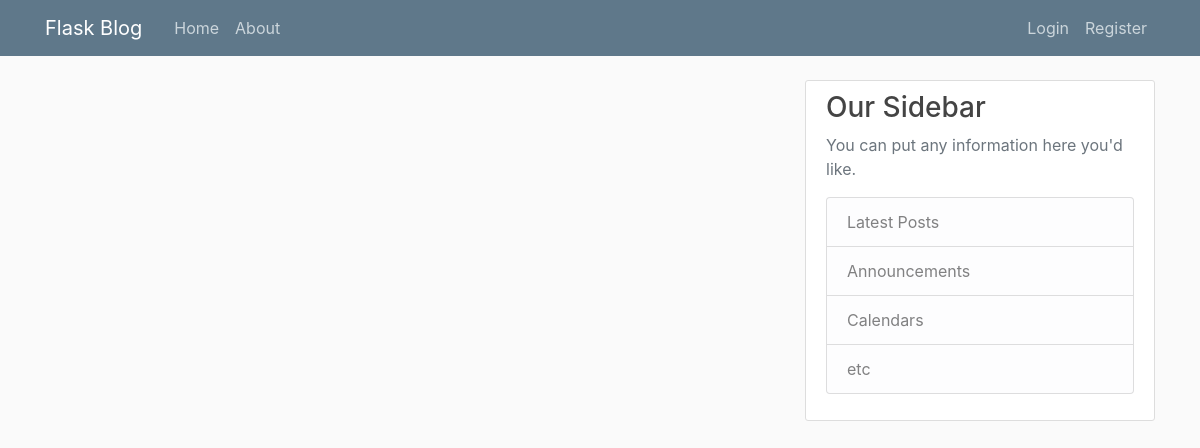
The app's page /home, older data.
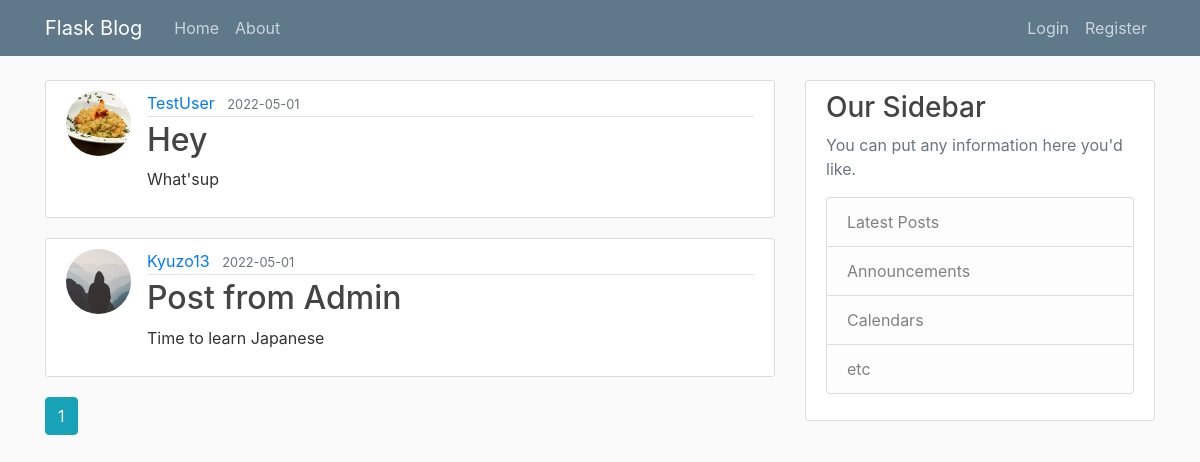
The same page, newer data.
### flashblog/models.py (models this page shows, shortened)
class Post(db.Model):
    id = db.Column(db.Integer, primary_key=True)
    title = db.Column( db.String(100), nullable=False)
    date_posted = db.Column(db.DateTime, nullable=False, default=datetime.utcnow)
    content = db.Column(db.Text, nullable=False)
    user_id = db.Column(db.Integer, db.ForeignKey('user.id'), nullable=False)

class User(db.Model, UserMixin):
    id = db.Column(db.Integer, primary_key=True)
    username = db.Column(db.String(20), unique=True, nullable=False)
    email = db.Column(db.String(120), unique=True, nullable=False)
    image_file = db.Column(db.String(20), nullable=False, default='default.jpg')
    password = db.Column(db.String(60), nullable=False)
    posts = db.relationship('Post', backref='author', lazy=True)

### flashblog/routes.py (the view)
@app.route("/")
@app.route("/home")
def home():
    page = request.args.get('page', 1, type=int)
    posts = Post.query.paginate(page=page, per_page=2)
    return render_template('home.html', posts=posts)

### flashblog/templates/home.html
{% extends "layout.html" %}
{% block content %}
    {% for post in posts.items %}
        <article class="media content-section">
          <img class="rounded-circle article-img" src="{{ url_for('static', filename='profile_pics/' + post.author.image_file) }}">
          <div class="media-body">
            <div class="article-metadata">
              <a class="mr-2" href="#">{{ post.author.username }}</a>
              <small class="text-muted">{{ post.date_posted.strftime('%Y-%m-%d') }}</small>
            </div>
            <h2><a class="article-title" href="{{ url_for('post', post_id=post.id) }}">{{ post.title }}</a></h2>
            <p class="article-content">{{ post.content }}</p>
          </div>
        </article>
    {% endfor %}
    {% for page_num in posts.iter_pages(left_edge=1, right_edge=1, left_current=1, right_current=2) %}
    {% if page_num %}
        {% if posts.page == page_num %}
          <a class="btn btn-info" href="{{ url_for('home', page=page_num) }} ">{{ page_num }}</a>
        {% else %}
          <a class="btn btn-outline-info" href="{{ url_for('home', page=page_num) }} ">{{ page_num }}</a>
        {% endif %}
    {% else %}
        ...
    {% endif %}
    {% endfor %}
{% endblock content %}

### flashblog/templates/layout.html (shortened to what this page needs)
<!DOCTYPE html>
<html>
<head>
    <link rel="stylesheet" href="https://cdn.jsdelivr.net/npm/bootstrap@4.1.3/dist/css/bootstrap.min.css">
    <link rel="stylesheet" type="text/css" href="{{ url_for('static', filename='main.css') }}">
</head>
<body>
    <header class="site-header">
        <nav class="navbar navbar-expand-md navbar-dark bg-steel fixed-top">
          <div class="container">
            <a class="navbar-brand mr-4" href="/">Flask Blog</a>
            <div class="collapse navbar-collapse" id="navbarToggle">
              <div class="navbar-nav mr-auto">
                <a class="nav-item nav-link" href=" {{ url_for('home') }}">Home</a>
                <a class="nav-item nav-link" href="{{ url_for('about') }}">About</a>
              </div>
              <div class="navbar-nav">
                {% if current_user.is_authenticated %}
                  <a class="nav-item nav-link" href="{{ url_for('new_post') }}">New Post</a>
                  <a class="nav-item nav-link" href="{{ url_for('account') }}">Account</a>
                  <a class="nav-item nav-link" href="{{ url_for('logout') }}">Logout</a>
                {% else %}
                  <a class="nav-item nav-link" href="{{ url_for('login') }}">Login</a>
                  <a class="nav-item nav-link" href="{{ url_for('register') }}">Register</a>
                {% endif %}
              </div>
            </div>
          </div>
        </nav>
    </header>
    <main role="main" class="container">
        <div class="row">
          <div class="col-md-8">
            {% block content %}{% endblock %}
          </div>
          <div class="col-md-4">
            <div class="content-section">
              <h3>Our Sidebar</h3>
              <p class='text-muted'>You can put any information here you'd like.
                <ul class="list-group">
                  <li class="list-group-item list-group-item-light">Latest Posts</li>
                  <li class="list-group-item list-group-item-light">Announcements</li>
                  <li class="list-group-item list-group-item-light">Calendars</li>
                  <li class="list-group-item list-group-item-light">etc</li>
                </ul>
              </p>
            </div>
          </div>
        </div>
    </main>
</body>
</html>

### flashblog/static/main.css (style rules this page uses)
body { background: #fafafa; color: #333333; margin-top: 5rem; }
h1, h2, h3, h4, h5, h6 { color: #444444; }
.bg-steel { background-color: #5f788a; }
.site-header .navbar-nav .nav-link { color: #cbd5db; }
.content-section { background: #ffffff; padding: 10px 20px; border: 1px solid #dddddd; border-radius: 3px; margin-bottom: 20px; }
.article-title { color: #444444; }
.article-content { white-space: pre-line; }
.article-img { height: 65px; width: 65px; margin-right: 16px; }
.article-metadata { padding-bottom: 1px; margin-bottom: 4px; border-bottom: 1px solid #e3e3e3 }

Row changes from the older to the newer data that the page shows:
added Post: image_file (picture), author.username "TestUser", date_posted "2022-05-01", title "Hey", content "What'sup"
added Post: image_file (placeholder picture), author.username "Kyuzo13", date_posted "2022-05-01", title "Post from Admin", content "Time to learn Japanese"
Text that changed along with them:
new list line: "1"
